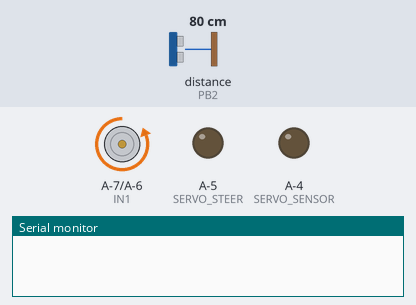
A sketch run on a simulated ATtiny85, built for the host (arithmetic inside an expression is 32-bit, double 64-bit). On the bench: motor-driver pin pairs drawn as motors (green arrow = first pin HIGH = forward, orange = second pin HIGH = backward, longer = more drive, scaled by the enable pin), output pins drawn as LEDs (lit = HIGH), the last lines printed to the serial monitor. Wiring (inferred from the names in the program): ultrasonic range finder: trigger PB3; echo PB2. The test bench sets the inputs (shaded band); at power-on: distance to the obstacle (sensor on PB2) 80 cm. The echo pulse lasts 58.3 µs per cm; pins used as bus, display or sensor lines are not drawn.

Above: at 2.3 s.
3.4 s: distance to the obstacle (sensor on PB2) set to 2 cm
At 4.5 s:
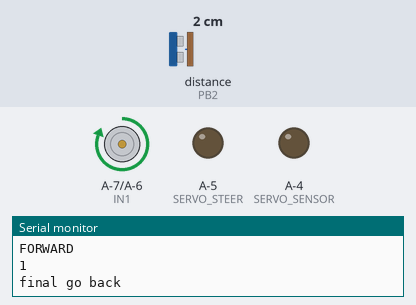
6.4 s: distance to the obstacle (sensor on PB2) set to 28 cm
At 9.3 s:
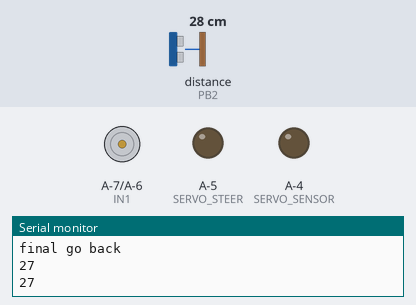
9.4 s: distance to the obstacle (sensor on PB2) set to 34 cm
12.4 s: distance to the obstacle (sensor on PB2) set to 4 cm
15.4 s: distance to the obstacle (sensor on PB2) set to 35 cm
Timing chart, 0 to 19.4 s (numbered marks = the images above; inputs shaded):
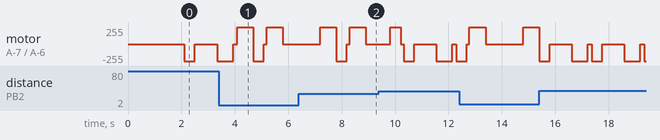

The sketch:

23-8-17_4_PING-4b_Ver1-OKOK.ino
```cpp
#include "PWMServo.h"
#define IN1 7
#define IN2 8
#define ENA 5       //  ENA pin

#define FRONT 84       //degree when steering facing straight forward
int SHARP_RIGHT=FRONT+33;
int SHARP_LEFT=FRONT-40;
int  RIGHT=FRONT+17;
int  LEFT=FRONT-20;

#define SENSOR_FRONT 86
int SENSOR_LEFT=SENSOR_FRONT+25;
int SENSOR_RIGHT=SENSOR_FRONT-25;
int SENSOR_FAR_LEFT=SENSOR_FRONT+60;
int SENSOR_FAR_RIGHT=SENSOR_FRONT-60;

#define DELAY_TIME    1000
#define STOP_SPEED     100
#define SPEED         170
#define FAST_SPEED    200
#define MID_SPEED     170
#define SERVO_STEER   9  //steer servo connect to D9
#define SERVO_SENSOR  10  //Ultrasonic sensor servo connect to D10

#define Echo_PIN    2 // Ultrasonic Echo pin connect to D11
#define Trig_PIN    3  // Ultrasonic Trig pin connect to D12

PWMServo head;
PWMServo head_steer;
int leftscanval, centerscanval, rightscanval, ldiagonalscanval, rdiagonalscanval;
const int distancelimit = 30; //distance limit for obstacles in front
const int sidedistancelimit = 30; //minimum distance in cm to obstacles at both sides (the car will allow a shorter distance sideways)
int distance;
int numcycles = 0;
const int forwardtime = 600; //Time the robot spends turning (miliseconds)
const int turntime = 600; //Time the robot spends turning (miliseconds)
const int backtime = 400; //Time the robot spends turning (miliseconds)
const int stoptime = 50; //Time the robot spends turning (miliseconds)
#define LPT 2 // scan loop coumter
int thereis;


void setup() {
 Serial.begin(115200);
 pinMode(ENA, OUTPUT);
 pinMode(IN1, OUTPUT);
 pinMode(IN2, OUTPUT);
 pinMode(Trig_PIN, OUTPUT);
 pinMode(Echo_PIN,INPUT);

 head_steer.attach(SERVO_STEER);
 head.attach(SERVO_SENSOR);
 head.write(90);
 turn(FRONT);
 stop_Stop();
 delay(2000);
}


void loop() {
auto_avoidance();
}
```

PWMServo.cpp
```cpp
#include "Arduino.h"
#include "PWMServo.h"

/*
  PWMServo.cpp - Hardware Servo Timer Library
  http://arduiniana.org/libraries/pwmservo/
  Author: Jim Studt, jim@federated.com
  Copyright (c) 2007 David A. Mellis.  All right reserved.
  renamed to PWMServo by Mikal Hart
  ported to other chips by Paul Stoffregen

  This library is free software; you can redistribute it and/or
  modify it under the terms of the GNU Lesser General Public
  License as published by the Free Software Foundation; either
  version 2.1 of the License, or (at your option) any later version.

  This library is distributed in the hope that it will be useful,
  but WITHOUT ANY WARRANTY; without even the implied warranty of
  MERCHANTABILITY or FITNESS FOR A PARTICULAR PURPOSE.  See the GNU
  Lesser General Public License for more details.

  You should have received a copy of the GNU Lesser General Public
  License along with this library; if not, write to the Free Software
  Foundation, Inc., 51 Franklin St, Fifth Floor, Boston, MA  02110-1301  USA
*/

#define NO_ANGLE (0xff)

#if defined(__AVR__)

#include <avr/interrupt.h>

uint8_t PWMServo::attachedA = 0;
uint8_t PWMServo::attachedB = 0;
#ifdef SERVO_PIN_C
uint8_t PWMServo::attachedC = 0;
#endif

void PWMServo::seizeTimer1()
{
  uint8_t oldSREG = SREG;

  cli();
  TCCR1A = _BV(WGM11); /* Fast PWM, ICR1 is top */
  TCCR1B = _BV(WGM13) | _BV(WGM12) /* Fast PWM, ICR1 is top */
  | _BV(CS11) /* div 8 clock prescaler */
  ;
  OCR1A = 3000;
  OCR1B = 3000;
  ICR1 = clockCyclesPerMicrosecond()*(20000L/8);  // 20000 uS is a bit fast for the refresh, 20ms, but
                                                  // it keeps us from overflowing ICR1 at 20MHz clocks
                                                  // That "/8" at the end is the prescaler.
#if defined(__AVR_ATmega8__)
  TIMSK &= ~(_BV(TICIE1) | _BV(OCIE1A) | _BV(OCIE1B) | _BV(TOIE1) );
#else
  TIMSK1 &=  ~(_BV(OCIE1A) | _BV(OCIE1B) | _BV(TOIE1) );
#endif

  SREG = oldSREG;  // undo cli()
}

void PWMServo::releaseTimer1() {}

PWMServo::PWMServo() : pin(0), angle(NO_ANGLE) {}

uint8_t PWMServo::attach(int pinArg, int min, int max)
{
  #ifdef SERVO_PIN_C
  if (pinArg != SERVO_PIN_A && pinArg != SERVO_PIN_B && pinArg != SERVO_PIN_C) return 0;
  #else
  if (pinArg != SERVO_PIN_A && pinArg != SERVO_PIN_B) return 0;
  #endif

  min16 = min / 16;
  max16 = max / 16;

  pin = pinArg;
  angle = NO_ANGLE;
  digitalWrite(pin, LOW);
  pinMode(pin, OUTPUT);

  #ifdef SERVO_PIN_C
  if (!attachedA && !attachedB && !attachedC) seizeTimer1();
  #else
  if (!attachedA && !attachedB) seizeTimer1();
  #endif

  if (pin == SERVO_PIN_A) {
    attachedA = 1;
    TCCR1A = (TCCR1A & ~_BV(COM1A0)) | _BV(COM1A1);
  }

  if (pin == SERVO_PIN_B) {
    attachedB = 1;
    TCCR1A = (TCCR1A & ~_BV(COM1B0)) | _BV(COM1B1);
  }

  #ifdef SERVO_PIN_C
  if (pin == SERVO_PIN_C) {
    attachedC = 1;
    TCCR1A = (TCCR1A & ~_BV(COM1C0)) | _BV(COM1C1);
  }
  #endif
  return 1;
}

void PWMServo::detach()
{
  // muck with timer flags
  if (pin == SERVO_PIN_A) {
    attachedA = 0;
    TCCR1A = TCCR1A & ~_BV(COM1A0) & ~_BV(COM1A1);
    pinMode(pin, INPUT);
  }

  if (pin == SERVO_PIN_B) {
    attachedB = 0;
    TCCR1A = TCCR1A & ~_BV(COM1B0) & ~_BV(COM1B1);
    pinMode(pin, INPUT);
  }

  #ifdef SERVO_PIN_C
  if (pin == SERVO_PIN_C) {
    attachedC = 0;
    TCCR1A = TCCR1A & ~_BV(COM1C0) & ~_BV(COM1C1);
    pinMode(pin, INPUT);
  }
  #endif

  #ifdef SERVO_PIN_C
  if (!attachedA && !attachedB && !attachedC) releaseTimer1();
  #else
  if (!attachedA && !attachedB) releaseTimer1();
  #endif
}

void PWMServo::write(int angleArg)
{
  uint16_t p;

  if (angleArg < 0) angleArg = 0;
  if (angleArg > 180) angleArg = 180;
  angle = angleArg;

  // bleh, have to use longs to prevent overflow, could be tricky if always a 16MHz clock, but not true
  // That 8L on the end is the TCNT1 prescaler, it will need to change if the clock's prescaler changes,
  // but then there will likely be an overflow problem, so it will have to be handled by a human.
  p = (min16*16L*clockCyclesPerMicrosecond() + (max16-min16)*(16L*clockCyclesPerMicrosecond())*angle/180L)/8L;
  if (pin == SERVO_PIN_A) OCR1A = p;
  if (pin == SERVO_PIN_B) OCR1B = p;
  #ifdef SERVO_PIN_C
  if (pin == SERVO_PIN_C) OCR1C = p;
  #endif
}

uint8_t PWMServo::attached()
{
  if (pin == SERVO_PIN_A && attachedA) return 1;
  if (pin == SERVO_PIN_B && attachedB) return 1;
  #ifdef SERVO_PIN_C
  if (pin == SERVO_PIN_C && attachedC) return 1;
  #endif
  return 0;
}


#elif defined(__arm__) && defined(TEENSYDUINO)

uint32_t PWMServo::attachedpins[(NUM_DIGITAL_PINS+31)/32]; // 1 bit per digital pin

PWMServo::PWMServo() : pin(255), angle(NO_ANGLE) {}

uint8_t PWMServo::attach(int pinArg, int min, int max)
{
	//Serial.printf("attach, pin=%d, min=%d, max=%d\n", pinArg, min, max);
	if (pinArg < 0 || pinArg >= NUM_DIGITAL_PINS) return 0;
	if (!digitalPinHasPWM(pinArg)) return 0;
	pin = pinArg;
	analogWriteFrequency(pin, 50);
	min16 = min >> 4;
	max16 = max >> 4;
	angle = NO_ANGLE;
	digitalWrite(pin, LOW);
	pinMode(pin, OUTPUT);
	attachedpins[pin >> 5] |= (1 << (pin & 31));
	return 1;
}

void PWMServo::write(int angleArg)
{
	//Serial.printf("write, pin=%d, angle=%d\n", pin, angleArg);
	if (pin >= NUM_DIGITAL_PINS) return;
	if (angleArg < 0) angleArg = 0;
	if (angleArg > 180) angleArg = 180;
	angle = angleArg;
	uint32_t us = (((max16 - min16) * 46603 * angle) >> 11) + (min16 << 12); // us*256
	uint32_t duty = (us * 3355) >> 22;
	//float usec = (float)((max16 - min16)<<4) * ((float)angle / 180.0f) + (float)(min16<<4);
	//uint32_t duty = (int)(usec / 20000.0f * 4096.0f);
	//Serial.printf("angle=%d, usec=%.2f, us=%.2f, duty=%d, min=%d, max=%d\n",
		//angle, usec, (float)us / 256.0f, duty, min16<<4, max16<<4);
	analogWriteResolution(12);
	analogWrite(pin, duty);
}

uint8_t PWMServo::attached()
{
	if (pin >= NUM_DIGITAL_PINS) return 0;
	return (attachedpins[pin >> 5] & (1 << (pin & 31))) ? 1 : 0;
}

#endif
```

PWMServo.h
```cpp
#ifndef PWMServo_h
#define PWMServo_h

/*
  PWMServo.h - Hardware Servo Timer Library
  http://arduiniana.org/libraries/pwmservo/
  Author: Jim Studt, jim@federated.com
  Copyright (c) 2007 David A. Mellis.  All right reserved.
  renamed to PWMServo by Mikal Hart
  ported to other chips by Paul Stoffregen

  This library is free software; you can redistribute it and/or
  modify it under the terms of the GNU Lesser General Public
  License as published by the Free Software Foundation; either
  version 2.1 of the License, or (at your option) any later version.

  This library is distributed in the hope that it will be useful,
  but WITHOUT ANY WARRANTY; without even the implied warranty of
  MERCHANTABILITY or FITNESS FOR A PARTICULAR PURPOSE.  See the GNU
  Lesser General Public License for more details.

  You should have received a copy of the GNU Lesser General Public
  License along with this library; if not, write to the Free Software
  Foundation, Inc., 51 Franklin St, Fifth Floor, Boston, MA  02110-1301  USA
*/

#include <inttypes.h>

#if defined(__AVR_ATmega168__) || defined(__AVR_ATmega328P__) // Arduino
  #define SERVO_PIN_A 9
  #define SERVO_PIN_B 10
#elif defined(__AVR_ATmega1280__) || defined(__AVR_ATmega2560__) // Arduino Mega
  #define SERVO_PIN_A 11
  #define SERVO_PIN_B 12
  #define SERVO_PIN_C 13
#elif defined(__AVR_ATmega644P__) || defined(__AVR_ATmega644__) // Sanguino
  #define SERVO_PIN_A 13
  #define SERVO_PIN_B 12
#elif defined(__AVR_AT90USB162__) // Teensy 1.0
  #define SERVO_PIN_A 17
  #define SERVO_PIN_B 18
  #define SERVO_PIN_C 15
#elif defined(__AVR_ATmega32U4__) // Teensy 2.0
  #define SERVO_PIN_A 14
  #define SERVO_PIN_B 15
  #define SERVO_PIN_C 4
#elif defined(__AVR_AT90USB646__) || defined(__AVR_AT90USB1286__) // Teensy++
  #define SERVO_PIN_A 25
  #define SERVO_PIN_B 26
  #define SERVO_PIN_C 27
#elif defined(__arm__) && defined(TEENSYDUINO)
  #define SERVO_PIN_A 9
  #define SERVO_PIN_B 10
  // all PWM pins supported, but names not defined here...
  // just use the actual PWM pin number with attach()
#else
  #define SERVO_PIN_A 9
  #define SERVO_PIN_B 10
#endif

class PWMServo
{
  private:
    uint8_t pin;
    uint8_t angle;       // in degrees
    uint8_t min16;       // minimum pulse, 16uS units  (default is 34)
    uint8_t max16;       // maximum pulse, 16uS units, 0-4ms range (default is 150)
#if defined(__AVR__)
    static void seizeTimer1();
    static void releaseTimer1();
    static uint8_t attachedA;
    static uint8_t attachedB;
    #ifdef SERVO_PIN_C
    static uint8_t attachedC;
    #endif
#elif defined(__arm__) && defined(TEENSYDUINO)
    static uint32_t attachedpins[]; // 1 bit per digital pin
#endif
  public:
    PWMServo();
    uint8_t attach(int pinArg) { return attach(pinArg, 544, 2400); }
                             // pulse length for 0 degrees in microseconds, 544uS default
                             // pulse length for 180 degrees in microseconds, 2400uS default
    uint8_t attach(int pinArg, int min, int max);
                             // attach to a pin, sets pinMode, returns 0 on failure, won't
                             // position the servo until a subsequent write() happens
                             // Only works for 9 and 10.
    void detach();
    void write(int angleArg); // specify the angle in degrees, 0 to 180
    uint8_t read() { return angle; }
    uint8_t attached();
};

#endif
```

avoidance.ino
```cpp
void auto_avoidance(){

  ++numcycles;
  if(numcycles>=LPT){ //Watch if something is around every LPT loops while moving forward
     stop_Stop();
    String obstacle_sign=watchsurrounding(); // 5 digits of obstacle_sign binary value means the 5 direction obstacle status
      Serial.print("begin str=");
        Serial.println(obstacle_sign);
                    if( obstacle_sign=="00000"){
     Serial.println("FORWARD");
     turn(FRONT);
     go_Advance(SPEED);//前進

      delay(forwardtime);
      go_Back(STOP_SPEED);
      delay(stoptime);
      stop_Stop();
    }

    else if( obstacle_sign=="01000" || obstacle_sign=="11000" || obstacle_sign=="10000"  ){
     Serial.println("hand right");
           turn(SHARP_RIGHT);//右
     go_Advance(FAST_SPEED);
      delay(turntime);
      stop_Stop();
      turn(FRONT);
    }

    else if( obstacle_sign=="00010" ||obstacle_sign=="00011" ||obstacle_sign=="00001"  ){
    Serial.println("hand left");
          turn(SHARP_LEFT);//左
     go_Advance(FAST_SPEED);
      delay(turntime);
      stop_Stop();
      turn(FRONT);
    }

    else if( obstacle_sign=="00111" ||   obstacle_sign=="01111" ||  obstacle_sign=="10111" || obstacle_sign=="11111"  || obstacle_sign=="00110" || obstacle_sign=="01010"  || obstacle_sign=="00101" ){
    Serial.println("hand back right");
     turn(RIGHT);//バック右

          stop_Stop();
          turn(FRONT);
     }
         else if(obstacle_sign=="00100"  || obstacle_sign=="10100"  || obstacle_sign=="01100" || obstacle_sign=="11100" || obstacle_sign=="11011"  ||    obstacle_sign=="11101"  ||  obstacle_sign=="11110"  || obstacle_sign=="01110"  ){
    Serial.println("hand back left");
      turn(LEFT);//バック左
     go_Back(FAST_SPEED);
       delay(backtime);
          stop_Stop();
          turn(FRONT);
     }

      else Serial.println("no handle");
    numcycles=0; //Restart count of cycles
    } else {
             turn(FRONT);//前進
     go_Advance(SPEED);
        delay(backtime);
          stop_Stop();

  }

  //else  Serial.println(numcycles);

  distance = watch(); // use the watch() function to see if anything is ahead (when the robot is just moving forward and not looking around it will test the distance in front)
  if (distance<distancelimit){ // The robot will just stop if it is completely sure there's an obstacle ahead (must test 25 times) (needed to ignore ultrasonic sensor's false signals)
 Serial.println("final go back");
       turn(SHARP_RIGHT);
     go_Back(FAST_SPEED);
  delay(backtime*3/2);
  turn(FRONT);
      ++thereis;}
  if (distance>distancelimit){
      thereis=0;} //Count is restarted
  if (thereis > 25){
  Serial.println("final stop");
    stop_Stop(); // Since something is ahead, stop moving.
    thereis=0;
  }
}
```

motor_control.ino
```cpp
/*motor control*/
void  go_Back(int speed)  //Forward
{

  digitalWrite(IN1, HIGH);
  digitalWrite(IN2,LOW);
  analogWrite(ENA,speed);
}

void go_Advance(int speed)  //Forward
{

  digitalWrite(IN1, LOW);
  digitalWrite(IN2,HIGH);
  analogWrite(ENA,speed);
}

void turn(int angle)
{

  head_steer.write(angle);

}

void stop_Stop()    //Stop
{
  go_Back(300);
  delay(100);
  digitalWrite(IN1, LOW);
  digitalWrite(IN2,LOW);
  analogWrite(ENA,0);
}
```

obstacle.ino
```cpp
String watchsurrounding(){
/*  obstacle_status is a binary integer, its last 5 digits stands for if there is any obstacles in 5 directions,
 *   for example B101000 last 5 digits is 01000, which stands for Left front has obstacle, B100111 means front, right front and right ha
 */

int obstacle_status =B100000;//binaryのB
  centerscanval = watch();
  if(centerscanval<distancelimit){
    stop_Stop();

    obstacle_status  =obstacle_status | B100;//"00100"
    }
  head.write(SENSOR_LEFT);//左斜め
  delay(100);
  ldiagonalscanval = watch();
  if(ldiagonalscanval<distancelimit){
    stop_Stop();

     obstacle_status  =obstacle_status | B1000;//"01000"
    }
  head.write(SENSOR_FAR_LEFT); //左Didn't use 180 degrees because my servo is not able to take this angle
  delay(100);
  leftscanval = watch();
  if(leftscanval<sidedistancelimit){
    stop_Stop();

     obstacle_status  =obstacle_status | B10000;//B100000 || B10000  =  "10000"
    }

  head.write(SENSOR_FRONT); //use 90 degrees if you are moving your servo through the whole 180 degrees
  delay(100);
  centerscanval = watch();
  if(centerscanval<distancelimit){
    stop_Stop();
    　　　　　　　　　　　//        00000  | B100   00100　
    obstacle_status  =obstacle_status | B100;//"00100" 論理和
    }
  head.write(SENSOR_RIGHT);//右斜め
  delay(100);
  rdiagonalscanval = watch();
  if(rdiagonalscanval<distancelimit){
    stop_Stop();

    obstacle_status  =obstacle_status | B10;//"00010"
    }
  head.write(SENSOR_FAR_RIGHT);//右
  delay(100);
  rightscanval = watch();
  if(rightscanval<sidedistancelimit){
    stop_Stop();

    obstacle_status  =obstacle_status | 1;//"00001"
    }
  head.write(SENSOR_FRONT); //Finish looking around (look forward again)
  delay(100);
   String obstacle_str= String(obstacle_status,BIN);
  obstacle_str= obstacle_str.substring(1,6);//0 1 2 3 4 5 6
                                            //  1 2 3 4 5   取得
  return obstacle_str; //return 5-character string standing for 5 direction obstacle status
}
```

watch.ino
```cpp
/*detection of ultrasonic distance*/
int watch(){
  long echo_distance;
  digitalWrite(Trig_PIN,LOW);
  delayMicroseconds(5);
  digitalWrite(Trig_PIN,HIGH);
  delayMicroseconds(15);
  digitalWrite(Trig_PIN,LOW);
  echo_distance=pulseIn(Echo_PIN,HIGH);
  echo_distance=echo_distance*0.01657; //how far away is the object in cm
  Serial.println((int)echo_distance);
  //Serial.println(watch());
  return round(echo_distance);

}
//Meassures distances to the right, left, front, left diagonal, right diagonal and asign them in cm to the variables rightscanval,
//leftscanval, centerscanval, ldiagonalscanval and rdiagonalscanval (there are 5 points for distance testing)
```
